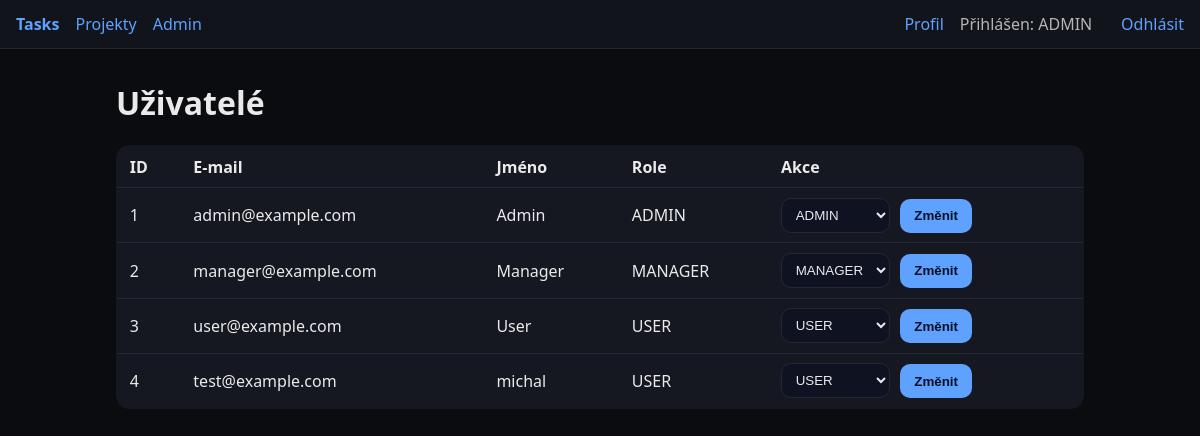
Page /admin/users (signed in) on the committed database.
### app/models.py (models this page shows)
class User(Base):
    __tablename__ = "users"
    id: Mapped[int] = mapped_column(Integer, primary_key=True, index=True)
    email: Mapped[str] = mapped_column(String, unique=True, index=True)
    password_hash: Mapped[str] = mapped_column(String)
    full_name: Mapped[str] = mapped_column(String, default="")
    role: Mapped[str] = mapped_column(String, default="USER")
    created_at: Mapped[datetime] = mapped_column(DateTime, default=func.now())
    tasks = relationship("Task", back_populates="assignee")

### app/routers/admin.py (the view)
@router.get("/users", response_class=HTMLResponse, dependencies=[Depends(role_required("ADMIN"))])
def list_users(request: Request, db: Session = Depends(get_db)):
    users = db.query(User).all()
    return templates.TemplateResponse("admin/users.html", {"request": request, "users": users})

### templates/admin/users.html (shortened to what this page needs)
{% extends 'base.html' %}
{% block content %}
<h1>Uživatelé</h1>
<table class="table">
  <thead><tr><th>ID</th><th>E-mail</th><th>Jméno</th><th>Role</th><th>Akce</th></tr></thead>
  <tbody>
  {% for u in users %}
    <tr>
      <td>{{u.id}}</td>
      <td>{{u.email}}</td>
      <td>{{u.full_name}}</td>
      <td>{{u.role}}</td>
      <td>
        <form method="post" action="/admin/users/{{u.id}}/role" class="form inline">
          <select name="role">
            <option {% if u.role=='USER' %}selected{% endif %}>USER</option>
            <option {% if u.role=='MANAGER' %}selected{% endif %}>MANAGER</option>
            <option {% if u.role=='ADMIN' %}selected{% endif %}>ADMIN</option>
          </select>
          <button type="submit">Změnit</button>
        </form>
      </td>
    </tr>
  {% endfor %}
  </tbody>
</table>
{% endblock %}

### static/styles.css (style rules this page uses)
:root { --bg:#0b0c10; --card:#151821; --text:#eaeaea; --muted:#b5b5b5; --acc:#5ea1ff; }
* { box-sizing: border-box; }
body { margin:0; font-family: ui-sans-serif, system-ui, -apple-system, Segoe UI, Roboto, Arial; background:var(--bg); color:var(--text); }
.table { width:100%; border-collapse: collapse; background: var(--card); border:1px solid #242834; border-radius: 14px; overflow: hidden; }
.table th, .table td { padding:.6rem .8rem; border-bottom:1px solid #242834; text-align:left; }
.btn, button { background: var(--acc); color:#041025; border:0; padding:.6rem .9rem; border-radius:10px; cursor:pointer; font-weight:600; }
.form { display:flex; flex-direction: column; gap:.6rem; background: var(--card); border:1px solid #242834; padding:1rem; border-radius:14px; }
.form.inline { flex-direction: row; align-items: end; gap:.6rem; background: transparent; border: 0; padding: 0; }
input, select, textarea { background:#0f1220; color: var(--text); border:1px solid #242834; border-radius:10px; padding:.5rem .6rem; }

### rows in the picture
User: id "1", email "admin@example.com", full_name "Admin", role "ADMIN"
User: id "2", email "manager@example.com", full_name "Manager", role "MANAGER"
User: id "3", email "user@example.com", full_name "User", role "USER"
User: id "4", email "test@example.com", full_name "michal", role "USER"

### other values in the picture
{{ role or 'USER' }} "ADMIN"
